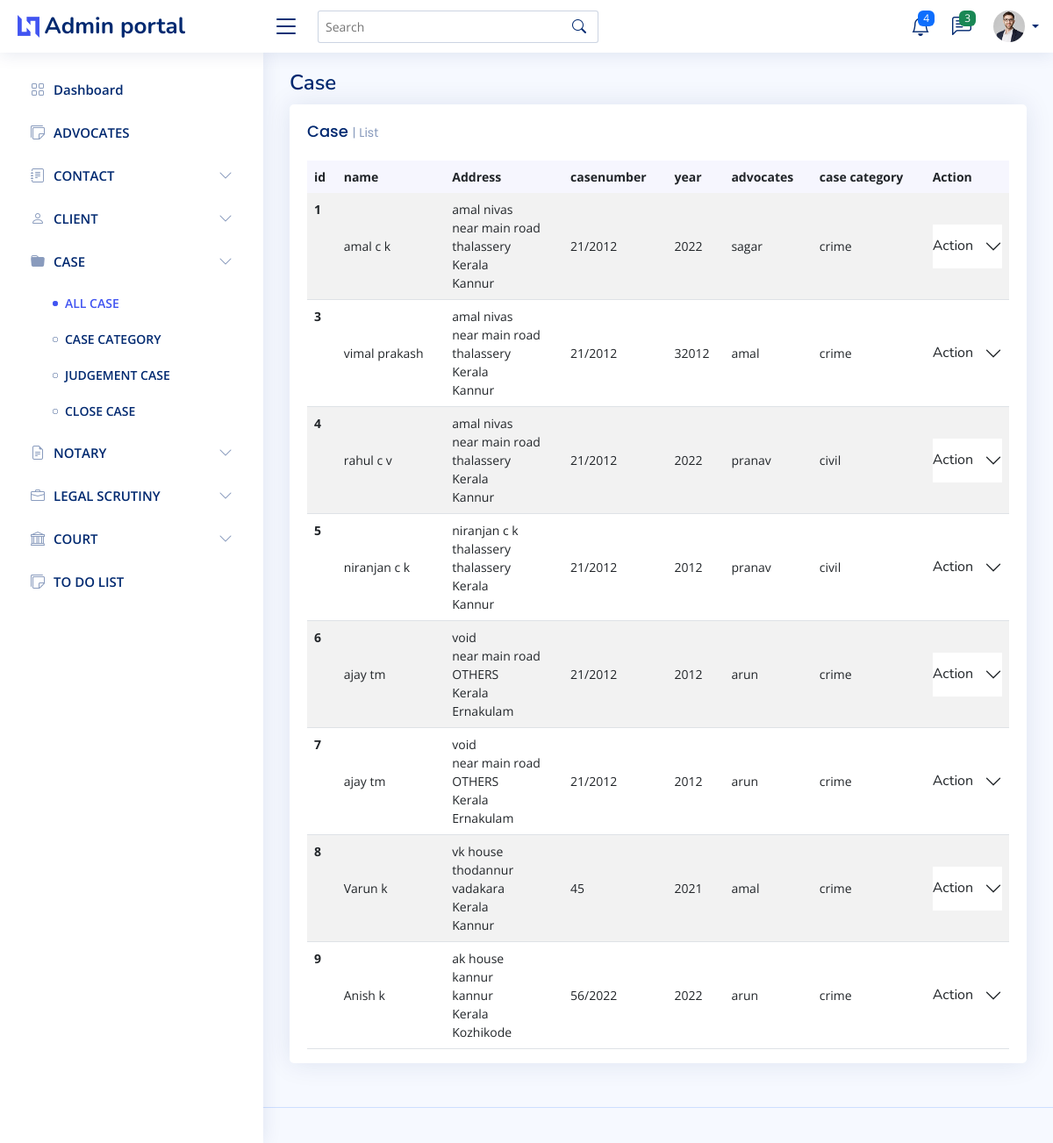
Before: /case with the older database file.
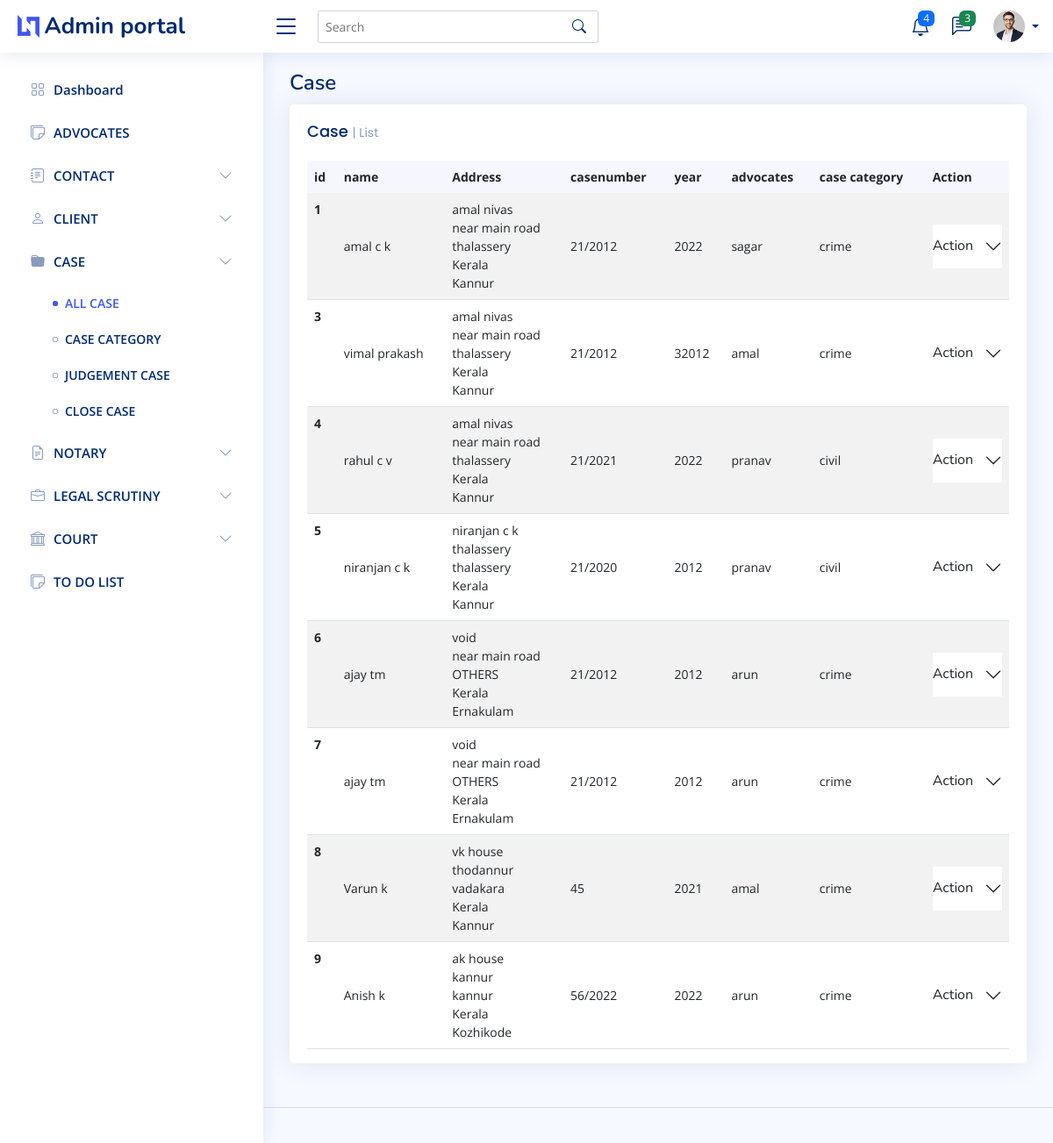
After: the same page with the newer database file.
### Admin_user/models.py (models this page shows, shortened)
class CaseRegister(models.Model):
    client_name=models.ForeignKey(client, on_delete=models.CASCADE)
    case_number=models.CharField(max_length=50)
    year=models.IntegerField()
    incident=models.CharField(max_length=50,null=True)
    advocate=models.ForeignKey(Advocate,null=True,on_delete=models.SET_NULL)
    Filling_Date=models.DateField(auto_now=False, auto_now_add=False,null=True)
    First_hearing_date=models.DateField(auto_now=False, auto_now_add=False,null=True)
    Next_hearing_date=models.DateField(auto_now=False, auto_now_add=False,null=True)
    Fir_date=models.DateField(auto_now=False, auto_now_add=False,null=True)
    Fir_number=models.IntegerField(null=True)
    Fir_policeStation=models.CharField(max_length=50,null=True)
    case_category=models.ForeignKey(CaseCategory,null=True,on_delete=models.SET_NULL)
    status=models.CharField(max_length=20,choices=status_choice,null=True,default=1)

class client(models.Model):
    First_name=models.CharField(max_length=50)
    Last_name=models.CharField(max_length=50)
    Address=models.ForeignKey(Address,null=True, on_delete=models.SET_NULL)
    Category=models.CharField(max_length=50,null=True)
    is_case=models.BooleanField(default=False)
    phone=models.IntegerField(null=True)
    email=models.CharField(max_length=50,null=True)
    def __str__(self) :
        return self.First_name+" "+self.Last_name

class Address(models.Model):
    House_name=models.CharField(max_length=50)
    Place=models.CharField(max_length=50)
    City=models.CharField(max_length=50)
    State=models.ForeignKey(State, on_delete=models.CASCADE)
    district=models.ForeignKey(District, on_delete=models.CASCADE)
    Country=models.CharField(max_length=50)
    Pin=models.IntegerField()

class State(models.Model):
    state=models.CharField(max_length=50)
    def __str__(self):
        return self.state

class District(models.Model):
    state=models.ForeignKey(State, on_delete=models.CASCADE)
    district=models.CharField(max_length=50)
    def __str__(self):
        return self.district

class Advocate(models.Model):
    name=models.CharField(max_length=50)
    address=models.ForeignKey(Address,on_delete=models.DO_NOTHING)
    phone=models.IntegerField()
    court=models.ForeignKey(Court,null=True, on_delete=models.SET_NULL)
    specialization=models.CharField(default="Criminal", max_length=60)
    def __str__(self) :
        return self.name

class CaseCategory(models.Model):
    name=models.CharField(max_length=50)
    decription=models.CharField(max_length=50)
    def __str__(self):
        return self.name

### Admin_user/views.py (the view)
# urls.py: path("case",case,name="case"),
def case(request):
    if  (request.user.is_authenticated and check_user_is_admin(request)):
        return redirect("/login")
    context={"title":"Case"}
    context["case"]=True
    context["data"]=CaseRegister.objects.all()
    context["advocate_update_form"]=Upadte_advocate_form()
    context["Upadte_hearing_date_form"]=Upadte_hearing_date_form()
    return render(request,"admin/case.html",context)

### Admin_user/form.py
class Upadte_advocate_form(forms.ModelForm):
    class Meta:
        model=CaseRegister
        fields=['advocate']
    def __init__(self,*args,**kwargs):
            super(Upadte_advocate_form,self).__init__(*args,**kwargs)
            for i in self.fields.values():
                i.widget.attrs['class']="form-control"

class Upadte_hearing_date_form(forms.ModelForm):
    class Meta:
        model=CaseRegister
        fields=['Next_hearing_date']
        widgets={
             'Next_hearing_date':DateInput(attrs={'type':"date"}),
        }
    def __init__(self,*args,**kwargs):
            super(Upadte_hearing_date_form,self).__init__(*args,**kwargs)
            for i in self.fields.values():
                i.widget.attrs['class']="form-control"

### templates/admin/case.html (shortened to what this page needs)
{% extends 'admin/main.html' %}
{% block content %}
<div class="col-12">
    <div class="card top-selling overflow-auto">
      <div class="card-body pb-0">
          <h5 class="card-title">Case <span>| List</span></h5>
          <table class="table table-striped">
            <thead>
              <tr>
                <th class="fw-bold" scope="col">id</th>
                <th class="fw-bold" scope="col">name</th>
                <th class="fw-bold" scope="col">Address</th>
                <th class="fw-bold" scope="col">casenumber</th>
                <th class="fw-bold" scope="col">year</th>
                <th class="fw-bold" scope="col">advocates</th>
                <th class="fw-bold" scope="col">case category</th>
                <th class="fw-bold" scope="col">Action</th>
              </tr>
            </thead>
            <tbody>
              {% for i in data %}
              <tr>
                <th scope="row">{{i.id}}</th>
                <td>{{i.client_name}}</td>
                <td>{{i.client_name.Address.House_name}}<br>{{i.client_name.Address.Place}}<br>{{i.client_name.Address.City}}<br>{{i.client_name.Address.State}}<br>{{i.client_name.Address.district}}<br></td>
                <td >{{i.case_number}}</td>
                <td >{{i.year}}</td>
                <td >{{i.advocate}}</td>
                <td >{{i.case_category}}</td>
                <td><div class="accordion accordion-flush" id="accordionFlushExample">
                  <div class="accordion-item">
                    <h2 class="accordion-header" id="flush-headingOne">
                      <button class="accordion-button collapsed" type="button" data-bs-toggle="collapse" data-bs-target="#flush-collapseOne{{i.id}}" aria-expanded="false" aria-controls="flush-collapseOne">
                        Action
                      </button>
                    </h2>
                                    {%load crispy_forms_tags %}
                                    {%load crispy_forms_tags %}
                  </div>
                </div></td>
              </tr>
              {% endfor %}
            </tbody>
          </table>
        </div>
      </div>
    </div>
{% endblock content %}

Changed rows visible on the page:
changed CaseRegister "rahul c v": case_number "21/2012" → "21/2021"
changed CaseRegister "niranjan c k": case_number "21/2012" → "21/2020"
